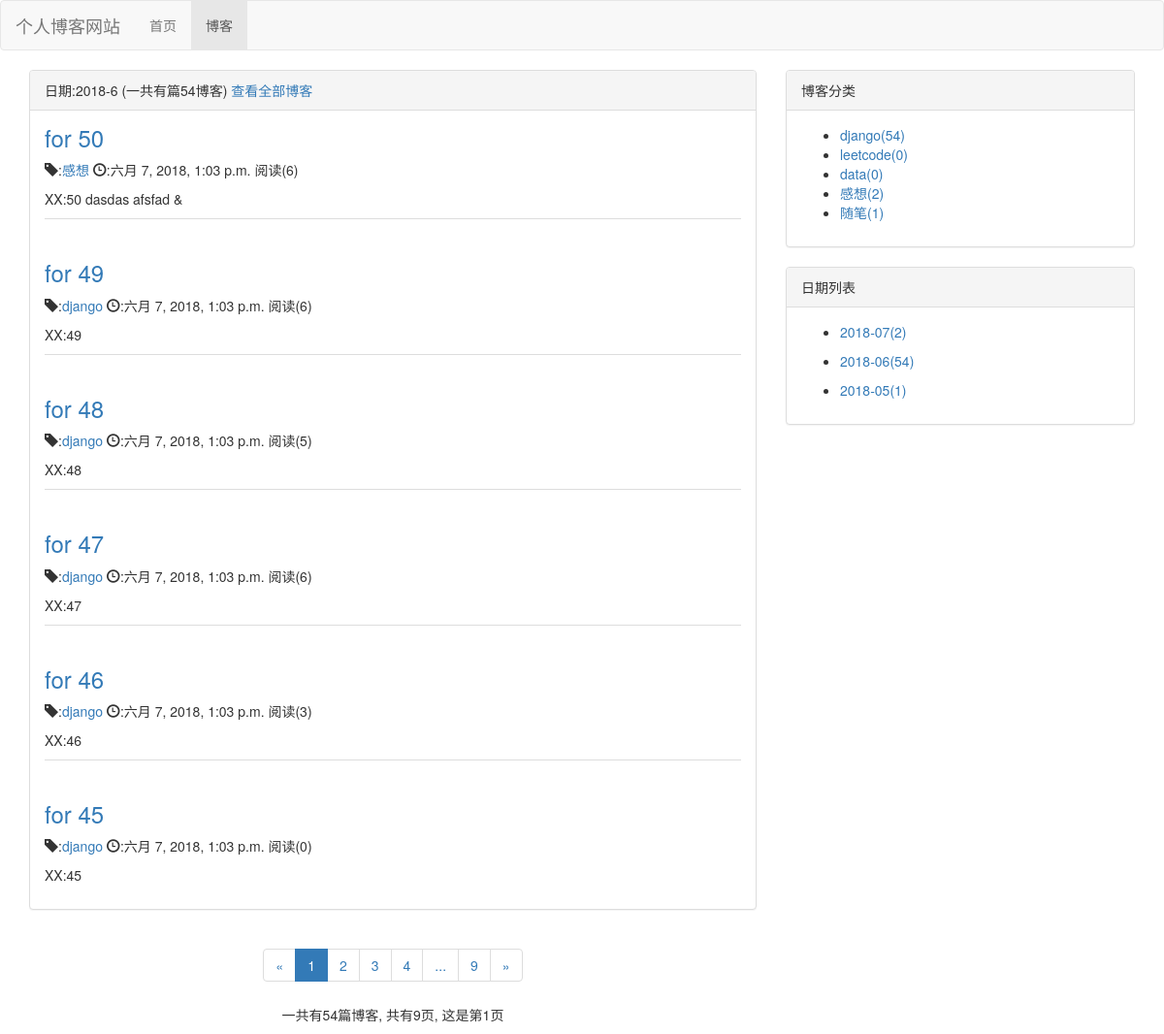
The app's page /blog/date/2018/6, older data.
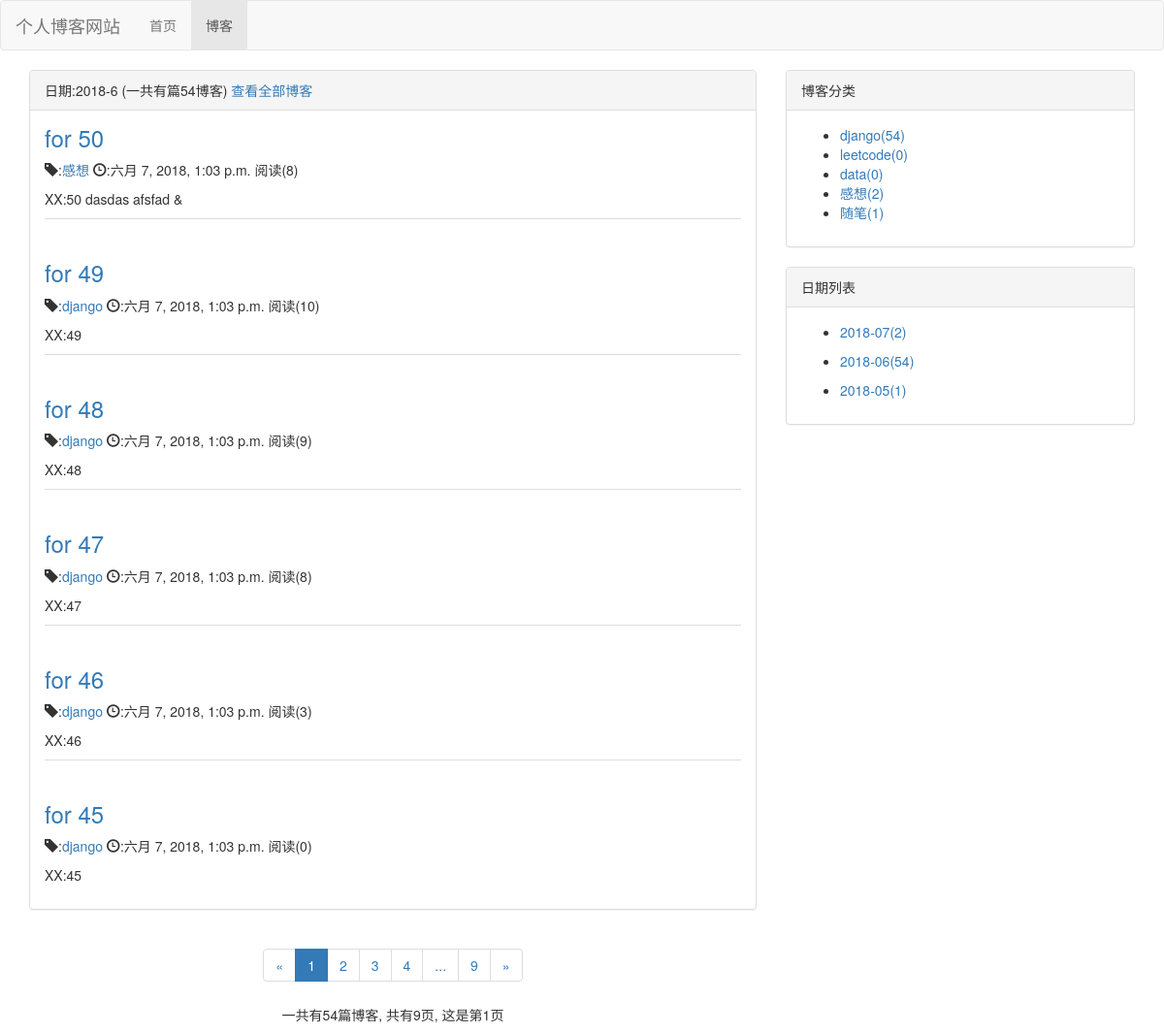
The same page, newer data.
### blog/models.py (models this page shows, shortened)
class blog(models.Model,Readnum_extand):  #设置博文的一些属性
    title=models.CharField(max_length=30)
    blog_type=models.ForeignKey(blogtype,on_delete=models.DO_NOTHING)
    content=RichTextUploadingField()
    author=models.ForeignKey(User,on_delete=models.DO_NOTHING)
    Create_time=models.DateTimeField(auto_now_add=True)
    last_update_time=models.DateTimeField(auto_now=True)
    class Meta:
        ordering=['-Create_time']   #按照创建的时间排序

class blogtype(models.Model):  #设置博客类型
    type_name=models.CharField(max_length=30)
    def __str__(self):
    	return self.type_name  #改变显示方式

### read_count/models.py (models this page shows)
class Readnum(models.Model):
    read_num=models.IntegerField(default=0)  #阅读计数
    content_type = models.ForeignKey(ContentType, on_delete=models.DO_NOTHING)
    object_id = models.PositiveIntegerField()
    content_object = GenericForeignKey('content_type', 'object_id')

### blog/views.py (the view)
# urls.py: path('date/<int:year>/<int:month>',views.blogs_with_date,name='blogs_with_date')
def blogs_with_date(request,year,month):  #代码与之前的大多是重复的
	blogs_all_list=blog.objects.filter(Create_time__year=year,Create_time__month=month)   #获得所有符合要求博客
	context=get_blog_common_data(request,blogs_all_list)
	context['blogs_all_of_the_date']=blog.objects.filter(Create_time__year=year,Create_time__month=month)
	context['date']='%s-%s' %(year,month)
	return render(request,'blogs_all_of_the_date.html',context)

### read_count/models.py (called while the page is built)
    def read_num(self):
        try:
	        cn=ContentType.objects.get_for_model(self)
	        nu=self.pk
	        readnum=Readnum.objects.get(content_type=cn,object_id=nu)
	        return readnum.read_num
        except Exception as e:
            return 0

### blog/templates/blogs_all_of_the_date.html (shortened to what this page needs)
{% extends 'blog_list.html' %}
{% block blog_list_title %}
	日期:{{ date }}
	(一共有篇{{ blogs_all_of_the_date|length }}博客)
	<a href="{% url 'blog_list' %}">查看全部博客</a>
{% endblock %}

### blog/templates/blog_list.html (shortened to what this page needs)
{% extends 'base.html' %}
{% block nav_blog_active %}active{% endblock %}
{% load staticfiles %}
{% block home_style %}
	<link rel="stylesheet" type="text/css" href="{% static "blog/blog.css" %}">
{% endblock %}
{% block content %}
	<div class="container">
		<div class="row">
			<div class="col-sm-8 col-md-8">
				<div class="panel panel-default">
					<div class="panel-heading">{% block blog_list_title %}博客列表{% endblock %}</div>
					<div class="panel-body">
						{% for blog in page_of_blogs.object_list %}
							<div class="blog">
								<a href="{% url 'blog_detail' blog.pk %}">
						    	<h3>{{ blog.title }}</h3>
						    	</a>
						    	<p>
						    		<span class="glyphicon glyphicon-tag"></span>:<a href="{% url 'blogs_all_of_the_type' blog.blog_type.pk %}">{{ blog.blog_type }}</a>
						    		<span class="glyphicon glyphicon-time"></span>:{{ blog.Create_time }}
						    		阅读({{ blog.read_num }})
						    	</p>
						    	<p>{{ blog.content|striptags|truncatechars:30 }}</p>
							</div>
						{% empty %}
							<div class="blog">
								<h3>--暂无博客，敬请期待--</h3>
							</div>
						{% endfor %}
			 		</div>
				</div>
				<div class="paginator">
					<div aria-label="Page navigation">
					  <ul class="pagination">
					  	<li>
					  	{% if page_of_blogs.has_previous %}
					  		<a href="?page={{ page_of_blogs.previous_page_number }}" aria-label="Previous">
					       		<span aria-hidden="true">&laquo;</span>
					      	</a>
					  	{% else %}
					  		<span aria-hidden="true">&laquo;</span>
					  	{% endif %}
					  </li>
					    {% for page_number in page_range %}
					    	{% if page_number == page_of_blogs.number %}
					    		<li class="active">
					    			<a href="?page={{ page_number }}">{{ page_number }}</a>
					    		</li>
					    	{% else %}
					    		<li><a href="?page={{ page_number }}">{{ page_number }}</a></li>
					    	{% endif %}
						{% endfor %}
						<li>
						{% if page_of_blogs.has_next %}
					  		<a href="?page={{ page_of_blogs.next_page_number }}" aria-label="Next">
					       		<span aria-hidden="true">&raquo;</span>
					      	</a>
					  	{% else %}
					  		<span aria-hidden="true">&raquo;</span>
					  	{% endif %}
					  </li>
					  </ul>
					</div>
					<div>
						<p>
							一共有{{ page_of_blogs.paginator.count }}篇博客,
							共有{{ page_of_blogs.paginator.num_pages }}页,
							这是第{{ page_of_blogs.number }}页
						</p>
					</div>
				</div>
			</div>
			<div class="col-sm-4 col-md-4">
				<div class="panel panel-default">
					  <div class="panel-heading">博客分类</div>
					  <div class="panel-body">
						<ul>
							{% for blog_type in blog_types %}
								<li>
									<a href="{% url 'blogs_all_of_the_type' blog_type.pk %}">
										{{ blog_type.type_name }}({{ blog_type.blog_count }})
									</a>
								</li>
							{% empty %}
								<li>暂无分类</li>
							{% endfor %}
						</ul>
					  </div>
				</div>
				<div class="panel panel-default">
					  <div class="panel-heading">日期列表</div>
					  <div class="panel-body">
						<ul>
							{% for blog_date,blog_count in blog_dates.items %}
							<li>
								<a href="{% url 'blogs_with_date' blog_date.year blog_date.month %}">
									<p>{{ blog_date|date:"Y-m" }}({{ blog_count }})</p>
								</a>
							</li>
							{% endfor %}
						</ul>
					  </div>
				</div>
			</div>
		</div>
	</div>
{% endblock %}

Row changes from the older to the newer data that the page shows:
changed through a linked row, blog "for 50": read_num "6" → "8"
changed through a linked row, blog "for 49": read_num "6" → "10"
changed through a linked row, blog "for 48": read_num "5" → "9"
changed through a linked row, blog "for 47": read_num "6" → "8"
